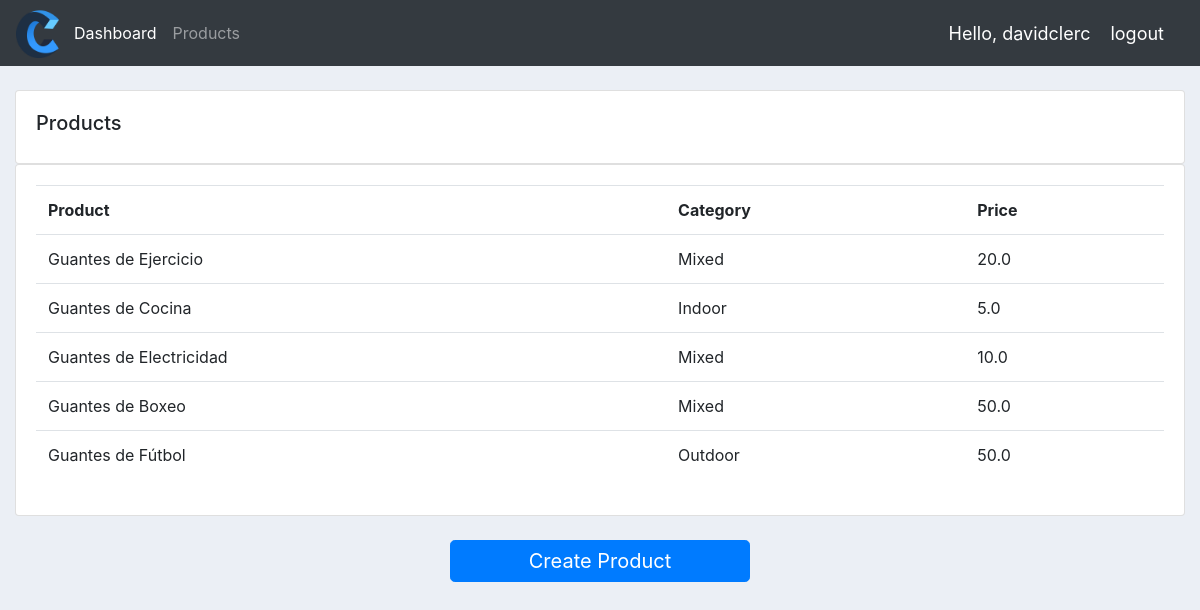
Screenshot of /products/ (signed in) with the database file from the repository.
### accounts/models.py (models this page shows, shortened)
class Product(Model):
    CATEGORY = (
                ('Indoor','Indoor'),
                ('Outdoor','Outdoor'),
                ('Mixed','Mixed'),
            )
    name = models.CharField(max_length=200, null=True)
    price = models.FloatField(null=True)
    category = models.CharField(max_length=200, null=True, choices=CATEGORY)
    description = models.CharField(max_length=200, null=True, blank=True)
    date_created = models.DateTimeField(auto_now_add=True, null=True, blank=True)
    tags = models.ManyToManyField(Tag)

### accounts/decorators.py (the view)
        def wrapper_func(request, *args,**kwargs):
            group = None
            if request.user.groups.exists():
                group = request.user.groups.all()[0].name
            if group in allowed_roles:
                return view_func(request, *args,**kwargs)
            else:
                return HttpResponse('You are not authorized to view this page.')

### accounts/views.py (called while the page is built)
@login_required(login_url='login') #people must be logged in to access this page. Otherwise, it'll be redirected to the login page.
@allowed_users(allowed_roles=['admin'])
def products(request):
    products = Product.objects.all()
    return render(request, 'accounts/products.html', {'products':products})

### accounts/templates/accounts/products.html (shortened to what this page needs)
{% extends "accounts/main.html" %}
{% block content%}
<br>
<div class="row">
      <div class="col-md">
        <div class="card card-body">
          <h5>Products</h5>
        </div>
        <div class="card card-body">
            <table class="table">
              <tr>
                  <th>Product</th>
                  <th>Category</th>
                  <th>Price</th>
              </tr>
              {% for i in products %}
                  <tr>
                      <td>{{i.name}}</td>
                      <td>{{i.category}}</td>
                      <td>{{i.price}}</td>
                  </tr>
              {% endfor %}
            </table>
        </div>
        <br>
        <div class="d-flex justify-content-center"><a class="create-product-button btn btn-primary btn-lg" href="{% url 'create_product' %}" class="ml-2">Create Product</a></div>
      </div>
</div>
{% endblock content%}

### accounts/templates/accounts/navbar.html (shortened to what this page needs)
{% load static%}
<nav class="navbar navbar-expand-lg navbar-dark bg-dark">
  <a href="{% url 'home' %}"><img src="{% static 'images/logo example.png'%}" width="50" height="50"/></a>
  <div class="collapse navbar-collapse" id="navbarNav">
    <ul class="navbar-nav">
      {% if request.user.is_staff %}
      <li class="nav-item active">
        <a class="nav-link active" href="{% url 'home' %}">Dashboard</a>
      </li>
      <li class="nav-item">
        <a class="nav-link" href="{% url 'products' %}">Products</a>
      </li>
      {% else %}
      <li class="nav-item">
        <a class="nav-link" href="{% url 'accountSettingsCustomer' %}">Settings</a>
      </li>
      {% endif %}
    </ul>
  </div>
  <span class="logout-msg">Hello, {{request.user}}</span>
  <span><a  class="logout-msg" href="{% url 'logout' %}">logout</a></span>
</nav>

### static/CSS/main.css (style rules this page uses)
body { background-color: #ebeff5; }

### accounts/templates/accounts/navbar.html (style rules this page uses)
.logout-msg { font-size: 18px; color: #fff; margin-right: 20px; }

### accounts/templates/accounts/products.html (style rules this page uses)
.create-product-button { width:300px; padding:5px; }

### rows the page displays
Product: name "Guantes de Ejercicio", category "Mixed", price "20.0"
Product: name "Guantes de Cocina", category "Indoor", price "5.0"
Product: name "Guantes de Electricidad", category "Mixed", price "10.0"
Product: name "Guantes de Boxeo", category "Mixed", price "50.0"
Product: name "Guantes de Fútbol", category "Outdoor", price "50.0"

### other values shown
{{ request.user }} "davidclerc"
